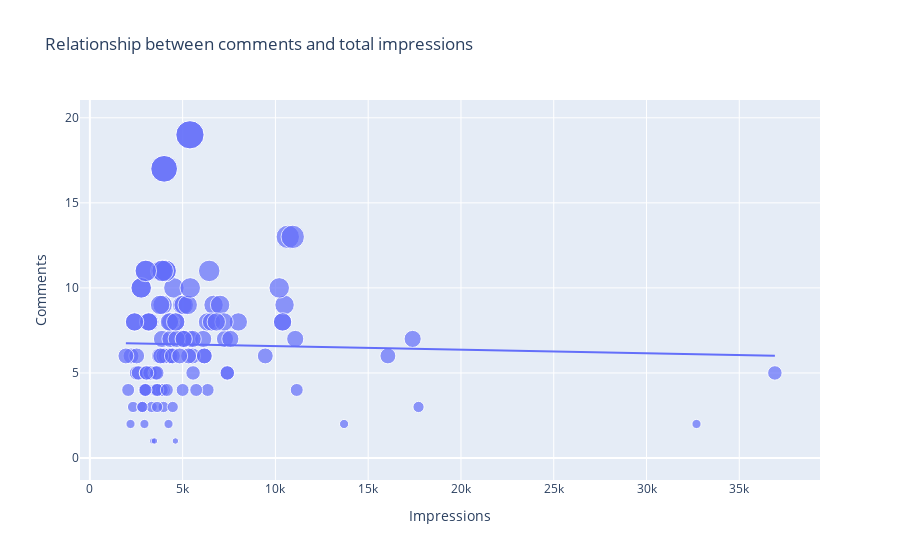

Notebook code cell kept with this figure:
### Markdown cell above
Instagram'da beğeni sayısı ile ulaştığım erişim arasında doğrusal bir ilişki var. Şimdi Instagram paylaşımlarıma yapılan yorum sayısı ile gösterim sayısı arasındaki ilişkiye bakalım:

### Code cell
figure = px.scatter(data_frame = data, x="Impressions", y="Comments", size="Comments", trendline="ols", 
                    title = "Relationship between comments and total impressions")

figure.show()
